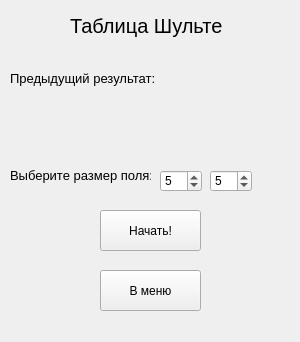
<?xml version="1.0" encoding="UTF-8"?>
<ui version="4.0">
 <class>MainWindow</class>
 <widget class="QMainWindow" name="MainWindow">
  <property name="geometry">
   <rect>
    <x>0</x>
    <y>0</y>
    <width>300</width>
    <height>342</height>
   </rect>
  </property>
  <property name="windowTitle">
   <string>MainWindow</string>
  </property>
  <widget class="QWidget" name="centralwidget">
   <widget class="QLabel" name="mainLabel">
    <property name="geometry">
     <rect>
      <x>70</x>
      <y>0</y>
      <width>161</width>
      <height>51</height>
     </rect>
    </property>
    <property name="font">
     <font>
      <pointsize>15</pointsize>
     </font>
    </property>
    <property name="text">
     <string>Таблица Шульте</string>
    </property>
   </widget>
   <widget class="QSpinBox" name="widthBox">
    <property name="geometry">
     <rect>
      <x>160</x>
      <y>170</y>
      <width>42</width>
      <height>22</height>
     </rect>
    </property>
    <property name="minimum">
     <number>2</number>
    </property>
    <property name="maximum">
     <number>8</number>
    </property>
    <property name="singleStep">
     <number>1</number>
    </property>
    <property name="value">
     <number>5</number>
    </property>
   </widget>
   <widget class="QSpinBox" name="heightBox">
    <property name="geometry">
     <rect>
      <x>210</x>
      <y>170</y>
      <width>42</width>
      <height>22</height>
     </rect>
    </property>
    <property name="minimum">
     <number>2</number>
    </property>
    <property name="maximum">
     <number>8</number>
    </property>
    <property name="value">
     <number>5</number>
    </property>
   </widget>
   <widget class="QLabel" name="sizeLabel">
    <property name="geometry">
     <rect>
      <x>10</x>
      <y>150</y>
      <width>141</width>
      <height>51</height>
     </rect>
    </property>
    <property name="font">
     <font>
      <pointsize>10</pointsize>
     </font>
    </property>
    <property name="text">
     <string>Выберите размер поля:</string>
    </property>
   </widget>
   <widget class="QPushButton" name="goButton">
    <property name="geometry">
     <rect>
      <x>100</x>
      <y>210</y>
      <width>101</width>
      <height>41</height>
     </rect>
    </property>
    <property name="text">
     <string>Начать!</string>
    </property>
   </widget>
   <widget class="QLabel" name="mainLastRezLamel">
    <property name="geometry">
     <rect>
      <x>10</x>
      <y>70</y>
      <width>151</width>
      <height>16</height>
     </rect>
    </property>
    <property name="font">
     <font>
      <pointsize>10</pointsize>
     </font>
    </property>
    <property name="text">
     <string>Предыдущий результат:</string>
    </property>
   </widget>
   <widget class="QLabel" name="lastRezLabel">
    <property name="geometry">
     <rect>
      <x>160</x>
      <y>70</y>
      <width>131</width>
      <height>21</height>
     </rect>
    </property>
    <property name="font">
     <font>
      <pointsize>10</pointsize>
     </font>
    </property>
    <property name="text">
     <string/>
    </property>
   </widget>
   <widget class="QPushButton" name="menuButton">
    <property name="geometry">
     <rect>
      <x>100</x>
      <y>270</y>
      <width>101</width>
      <height>41</height>
     </rect>
    </property>
    <property name="text">
     <string>В меню</string>
    </property>
   </widget>
  </widget>
 </widget>
 <resources/>
 <connections/>
</ui>
